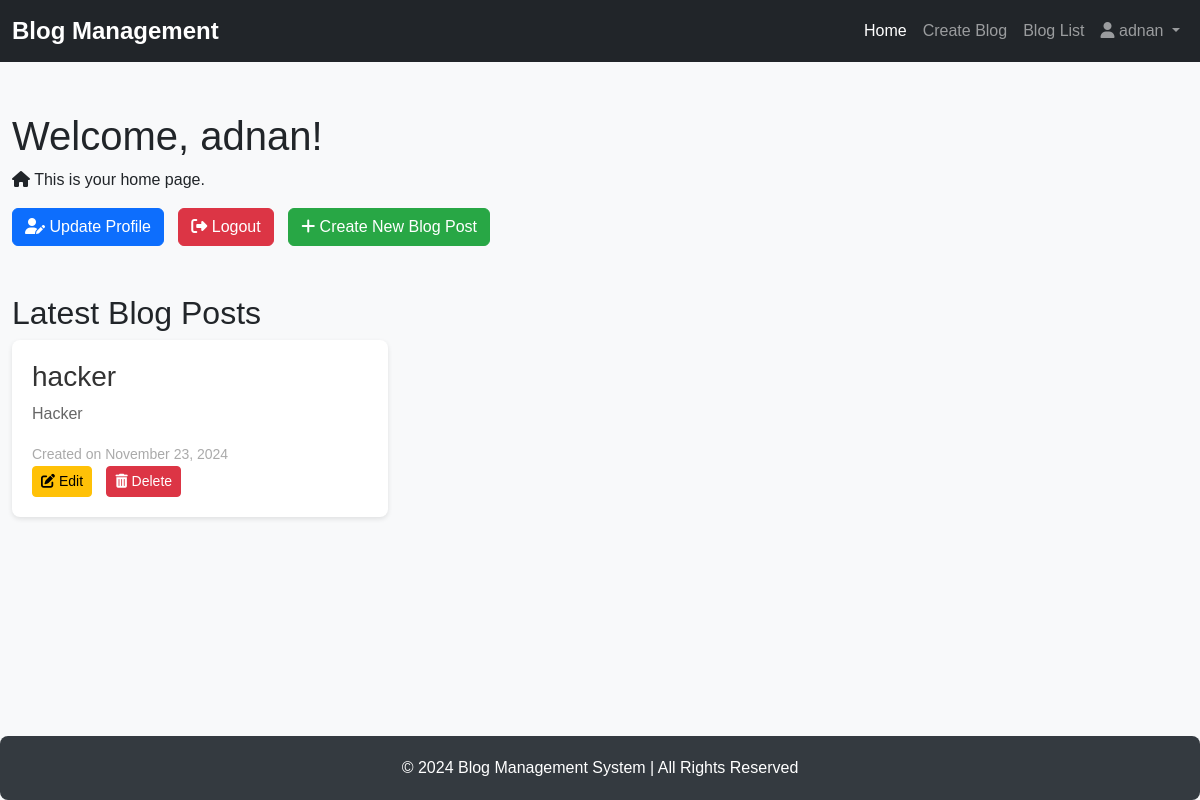
Before: /accounts/ (signed in) with the older database file.
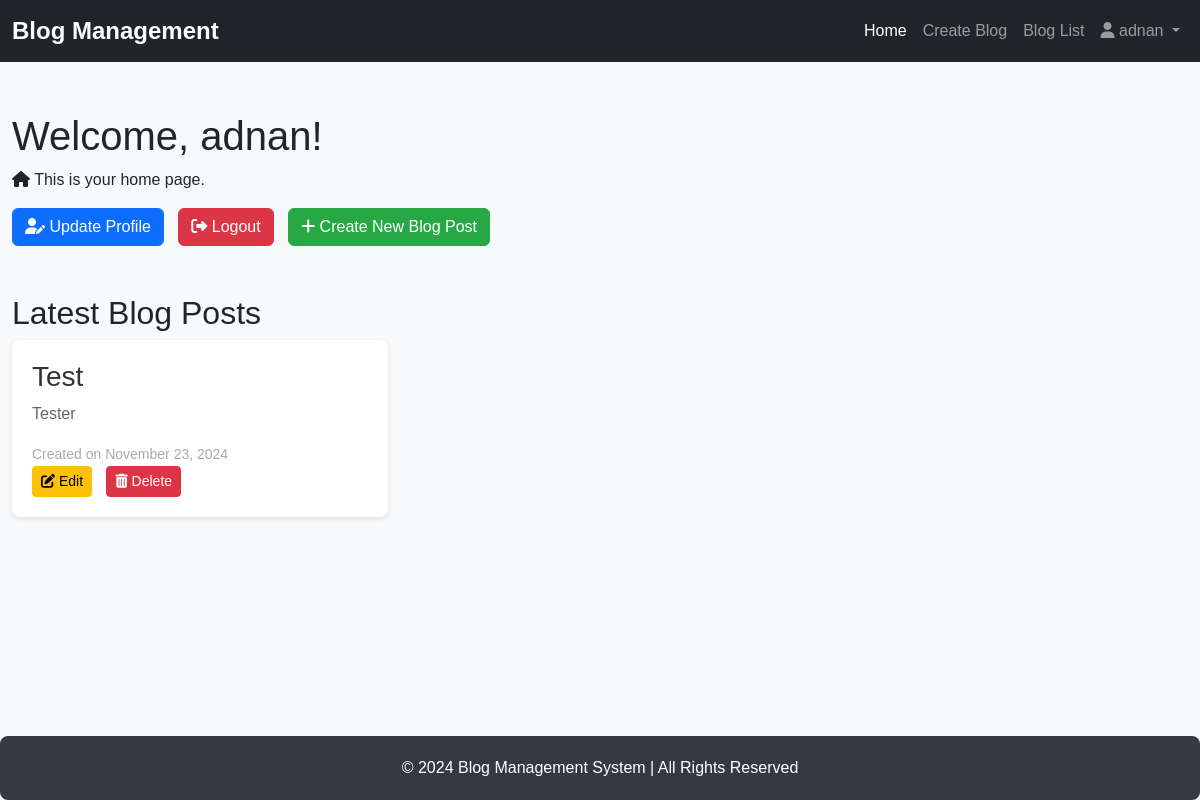
After: the same page with the newer database file.
### accounts/models.py (models this page shows, shortened)
class CustomUser(AbstractUser):
    profile_picture = models.ImageField(upload_to='profile_pictures/', null=True, blank=True)
    contact_number = models.CharField(max_length=15, null=True, blank=True)

class Blog(models.Model):
    title = models.CharField(max_length=200)
    content = models.TextField()
    created_at = models.DateTimeField(auto_now_add=True)
    updated_at = models.DateTimeField(auto_now=True)
    author = models.ForeignKey(CustomUser, on_delete=models.CASCADE, related_name='blogs')

### accounts/views.py (the view)
# urls.py: path('', views.home, name='home'),
@login_required
def home(request):
    blogs = Blog.objects.all()  # Get all blogs to display in the home page
    return render(request, 'accounts/home.html', {'blogs': blogs})

### accounts/templates/accounts/home.html (shortened to what this page needs)
<!DOCTYPE html>
<html lang="en">
<head>
    <link href="https://cdn.jsdelivr.net/npm/bootstrap@5.3.2/dist/css/bootstrap.min.css" rel="stylesheet">
    <link href="https://cdnjs.cloudflare.com/ajax/libs/font-awesome/6.5.1/css/all.min.css" rel="stylesheet">
</head>
<body>
    <nav class="navbar navbar-expand-lg navbar-dark bg-dark">
        <div class="container-fluid">
            <a class="navbar-brand" href="#">
                <span class="navbar-logo">Blog Management</span>
            </a>
            <div class="collapse navbar-collapse" id="navbarNav">
                <ul class="navbar-nav ms-auto">
                    <li class="nav-item">
                        <a class="nav-link active" aria-current="page" href="{% url 'home' %}">Home</a>
                    </li>
                    <li class="nav-item">
                        <a class="nav-link" href="{% url 'create_blog' %}">Create Blog</a>
                    </li>
                    <li class="nav-item">
                        <a class="nav-link" href="{% url 'blog_list' %}">Blog List</a>
                    </li>
                    <li class="nav-item dropdown">
                        <a class="nav-link dropdown-toggle" href="#" id="navbarDropdown" role="button" data-bs-toggle="dropdown" aria-expanded="false">
                            <i class="fas fa-user"></i> {{ user.username }}
                        </a>
                    </li>
                </ul>
            </div>
        </div>
    </nav>
    <div class="container">
        <h1>Welcome, {{ user.username }}!</h1>
        <p><i class="fas fa-home"></i> This is your home page.</p>
        <a href="{% url 'update_profile' %}" class="btn btn-primary btn-update-profile">
            <i class="fas fa-user-edit"></i> Update Profile
        </a>
        <a href="{% url 'logout' %}" class="btn btn-danger btn-logout">
            <i class="fas fa-sign-out-alt"></i> Logout
        </a>
        {% if user.is_authenticated %}
            <a href="{% url 'create_blog' %}" class="btn btn-success btn-create-blog">
                <i class="fas fa-plus"></i> Create New Blog Post
            </a>
        {% endif %}
        <h2 class="mt-5">Latest Blog Posts</h2>
        {% if blogs %}
            <div class="row">
                {% for blog in blogs %}
                    <div class="col-md-4">
                        <div class="blog-post">
                            <h3>{{ blog.title }}</h3>
                            <p>{{ blog.content|truncatewords:20 }}</p>
                            <small>Created on {{ blog.created_at|date:"F j, Y" }}</small>
                            {% if blog.author == user %}
                                <div class="blog-actions">
                                    <a href="{% url 'blog_edit' blog.id %}" class="btn btn-warning btn-sm">
                                        <i class="fas fa-edit"></i> Edit
                                    </a>
                                    <a href="{% url 'blog_delete' blog.id %}" class="btn btn-danger btn-sm" onclick="return confirm('Are you sure you want to delete this blog?')">
                                        <i class="fas fa-trash-alt"></i> Delete
                                    </a>
                                </div>
                            {% endif %}
                        </div>
                    </div>
                {% endfor %}
            </div>
        {% else %}
            <p>No blog posts available.</p>
        {% endif %}
    </div>
    <footer>
        <p>&copy; 2024 Blog Management System | All Rights Reserved</p>
    </footer>
</body>
</html>

### accounts/templates/accounts/home.html (style rules this page uses)
body { background-color: #f8f9fa; font-family: Arial, sans-serif; display: flex; flex-direction: column; min-height: 100vh; }
.container { flex: 1; max-width: 1200px; margin-top: 50px; }
.btn-update-profile, .btn-logout, .btn-create-blog { margin-right: 10px; }
.blog-post { background-color: #fff; padding: 20px; border-radius: 8px; box-shadow: 0 2px 5px rgba(0, 0, 0, 0.1); margin-bottom: 20px; }
.blog-post h3 { color: #333; }
.blog-post p { color: #666; }
.blog-actions a { margin-right: 10px; }
.blog-post small { color: #aaa; }
.btn-sm { font-size: 14px; }
.btn-success { background-color: #28a745; border-color: #28a745; }
.btn-warning { background-color: #ffc107; border-color: #ffc107; }
.btn-danger { background-color: #dc3545; border-color: #dc3545; }
footer { background-color: #343a40; color: #fff; padding: 20px; text-align: center; margin-top: 50px; border-radius: 8px; width: 100%; position: relative; }
footer p { margin: 0; }
.navbar-logo { font-weight: bold; font-size: 1.5rem; color: white; }

Changed rows visible on the page:
removed Blog: title "hacker", content "Hacker", created_at "November 23, 2024", shows "Edit"
added Blog: title "Test", content "Tester", created_at "November 23, 2024", shows "Edit"
